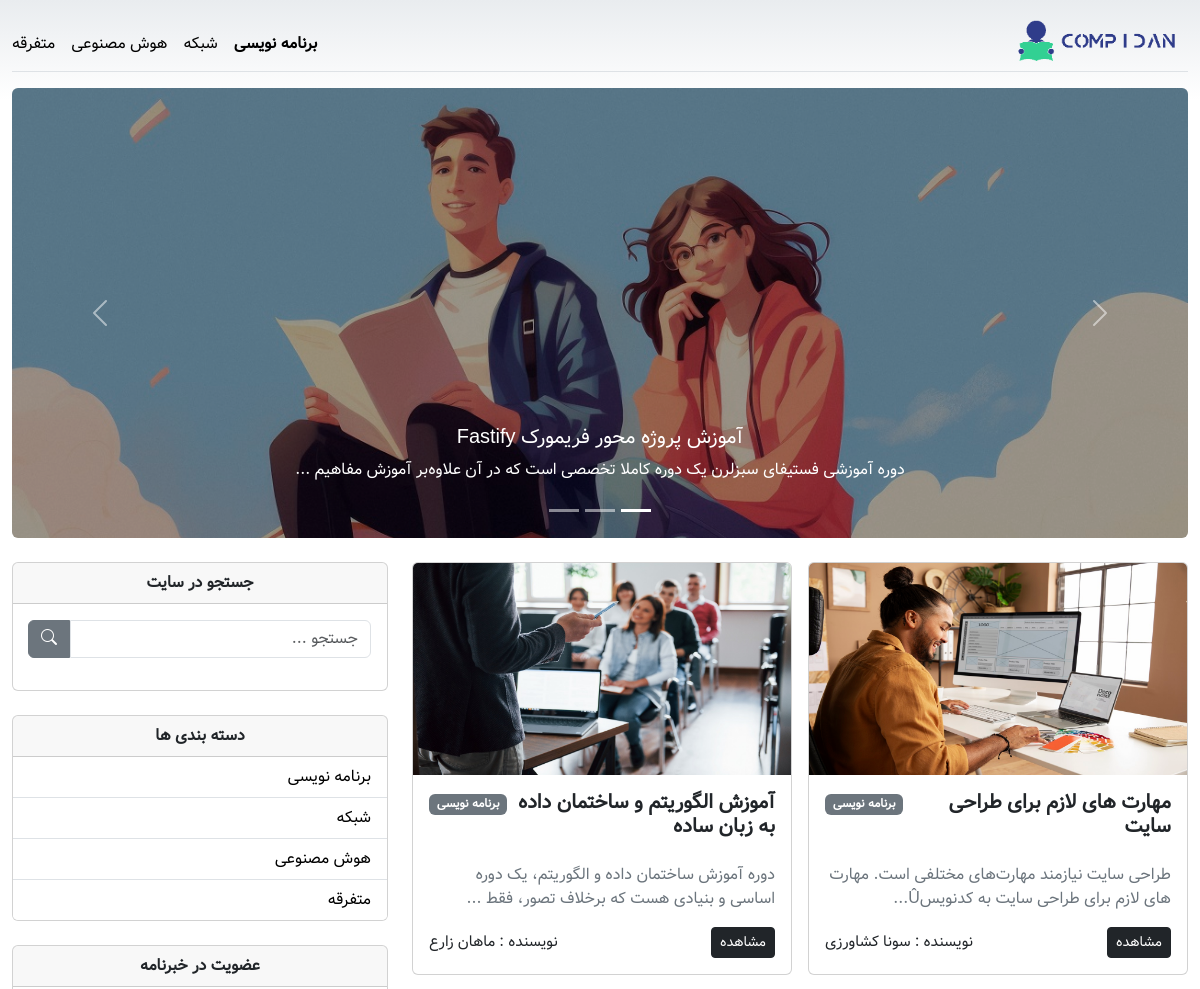
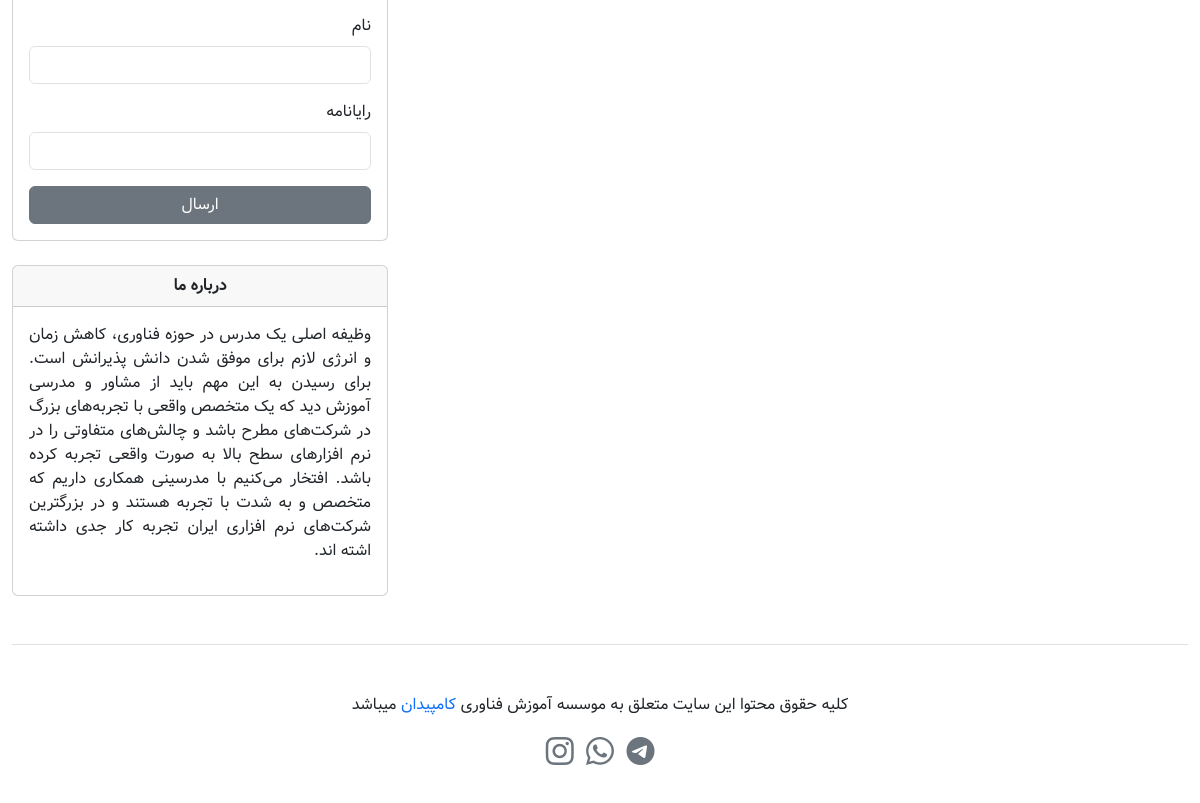
Screenshot of /phpsite/index.php?id=1 with the database file from the repository (2 pictures, top to bottom).
### tables this page shows
CREATE TABLE `categories` (
  `id` int(11) NOT NULL,
  `title` varchar(255) NOT NULL
);

CREATE TABLE `posts` (
  `id` int(11) NOT NULL,
  `title` varchar(255) NOT NULL,
  `body` text NOT NULL,
  `category_id` int(11) NOT NULL,
  `author` varchar(255) NOT NULL,
  `image` varchar(255) NOT NULL
);

### phpsite/index.php (the view)
<?php
include "include/db.php";
include "include/layout/header.php";
if (isset($_GET['id'])) {
  $postha = $connection->query("SELECT * FROM posts WHERE category_id={$_GET['id']} ORDER BY id DESC LIMIT 4");
} else {
  $postha = $connection->query("SELECT * FROM posts ORDER BY id DESC LIMIT 4");
}
?>
<main>
  <?php include "include/layout/slider.php"; ?>
  <section class="mt-4">
    <div class="row">
      <div class="col-lg-8">
        <div class="row g-3">
          <?php foreach ($postha as $post):
            $category = $connection->query("SELECT * FROM categories WHERE id={$post['category_id']}")->fetch();
          ?>
            <div class="col-sm-6">
              <div class="card">
                <img src="./assets/images/<?= $post['image'] ?>" class="card-img-top" alt="post-image" />
                <div class="card-body">
                  <div class="d-flex justify-content-between">
                    <h5 class="card-title fw-bold"><?= $post['title'] ?></h5>
                    <div>
                      <span class="badge text-bg-secondary"><?= $category['title'] ?></span>
                    </div>
                  </div>
                  <p class="card-text text-secondary pt-3">
                    <?= substr($post['body'], 0, 150) . "..."  ?>
                  </p>
                  <div class="d-flex justify-content-between align-items-center">
                    <a href="single.html" class="btn btn-sm btn-dark">مشاهده</a>
                    <p class="fs-7 mb-0">نویسنده : <?= $post['author'] ?></p>
                  </div>
                </div>
              </div>
            </div>
          <?php endforeach ?>
        </div>
      </div>
      <?php include "include/layout/sidebar.php" ?>
    </div>
  </section>
</main>
<?php include "include/layout/footer.php" ?>

### phpsite/include/layout/header.php (shortened to what this page needs)
<?php
$categories = $connection->query("SELECT * FROM categories");
?>
<!DOCTYPE html>
<html dir="rtl" lang="fa">
<head>
  <link rel="stylesheet" href="https://cdn.jsdelivr.net/npm/bootstrap-icons@1.10.5/font/bootstrap-icons.css" />
  <link
    href="https://cdn.jsdelivr.net/npm/bootstrap@5.3.1/dist/css/bootstrap.min.css"
    rel="stylesheet"
 />
  <link rel="stylesheet" href="./assets/css/style.css" />
</head>
<body>
  <div class="container py-3">
    <header class="d-flex flex-column flex-md-row align-items-center border-bottom mb-3">
      <a class="navbar-brand" href="index.php">
        <img src="assets/images/logo.png" style="width: 180px" />
      </a>
      <nav class="d-inline-flex mt-2 mt-md-0 me-md-auto">
        <?php foreach ($categories as $category): ?>
          <a class="me-3 py-2 link-body-emphasis text-decoration-none <?= (!empty($_GET['id']) && $category['id'] == $_GET['id']) ? 'fw-bold' : '' ?>" href="index.php?id=<?= $category['id'] ?>">
            <?= $category['title'] ?>
          </a>
        <?php endforeach ?>
      </nav>
    </header>

### phpsite/include/layout/slider.php (shortened to what this page needs)
<?php
$sliders = $connection->query("SELECT * FROM posts_slider");
?>
<section>
  <div id="carousel" class="carousel slide">
    <div class="carousel-indicators">
      <button type="button" data-bs-target="#carousel" data-bs-slide-to="0" class="active"></button>
      <button type="button" data-bs-target="#carousel" data-bs-slide-to="1"></button>
      <button type="button" data-bs-target="#carousel" data-bs-slide-to="2"></button>
    </div>
    <div class="carousel-inner rounded">
      <?php foreach ($sliders as $slider):
        $postId = $slider['post_id'];
        $posts = $connection->query("SELECT * FROM posts WHERE id= $postId");
        foreach ($posts as $post):
      ?>
          <div class="carousel-item overlay carousel-height <?= $slider['active'] ? 'active' : '' ?>">
            <img src="./assets/images/<?= $post['image'] ?>" class="d-block w-100" alt="post-image" />
            <div class="carousel-caption d-none d-md-block">
              <h5><?= $post['title'] ?></h5>
              <p><?= substr($post['body'], 0, 150) . "..."  ?></p>
            </div>
          </div>
        <?php endforeach ?>
      <?php endforeach ?>
    </div>
    <button class="carousel-control-prev" type="button" data-bs-target="#carousel" data-bs-slide="prev">
      <span class="carousel-control-prev-icon"></span>
    </button>
    <button class="carousel-control-next" type="button" data-bs-target="#carousel" data-bs-slide="next">
      <span class="carousel-control-next-icon"></span>
    </button>
  </div>
</section>

### phpsite/include/layout/sidebar.php
<?php
$categories = $connection->query("SELECT * FROM categories");
?>
<div class="col-lg-4">
    <div class="card">
        <p class="fw-bold fs-6 card-header text-center">جستجو در سایت</p>
        <div class="card-body">
            <form action="search.html">
                <div class="input-group mb-3">
                    <input type="text" class="form-control" placeholder="جستجو ..." />
                    <button class="btn btn-secondary" type="submit">
                        <i class="bi bi-search"></i>
                    </button>
                </div>
            </form>
        </div>
    </div>
    <div class="card mt-4">
        <div class="fw-bold fs-6 card-header text-center">دسته بندی ها</div>
        <ul class="list-group list-group-flush p-0">
            <?php foreach ($categories as $category): ?>
                <li class="list-group-item">
                    <a class="link-body-emphasis text-decoration-none" href="index.php?id=<?= $category['id'] ?>"> <?= $category['title'] ?></a>
                </li>
            <?php endforeach ?>
        </ul>
    </div>
    <div class="card mt-4">
        <p class="fw-bold fs-6 card-header text-center">عضویت در خبرنامه</p>
        <div class="card-body">
            <form>
                <div class="mb-3">
                    <label class="form-label">نام</label>
                    <input type="text" class="form-control" />
                </div>
                <div class="mb-3">
                    <label class="form-label">رایانامه</label>
                    <input type="email" class="form-control" />
                </div>
                <div class="d-grid gap-2">
                    <button type="submit" class="btn btn-secondary">ارسال</button>
                </div>
            </form>
        </div>
    </div>
    <div class="card mt-4">
        <p class="fw-bold fs-6 card-header text-center">درباره ما</p>
        <div class="card-body">
            <p class="text-justify">
                وظیفه اصلی یک مدرس در حوزه فناوری، کاهش زمان و انرژی لازم برای موفق شدن دانش پذیرانش است. برای رسیدن به این مهم باید از مشاور و مدرسی آموزش دید که یک متخصص
                واقعی با تجربه‌های بزرگ در شرکت‌های مطرح باشد و چالش‌های متفاوتی را در نرم افزارهای سطح بالا به صورت واقعی تجربه کرده باشد. افتخار می‌کنیم با مدرسینی همکاری
                داریم که متخصص و به شدت با تجربه هستند و در بزرگترین شرکت‌های نرم افزاری ایران تجربه کار جدی داشته اشته اند.
            </p>
        </div>
    </div>
</div>

### phpsite/assets/css/style.css (style rules this page uses)
body { background-image: linear-gradient(180deg, #e9ecef, #fff 100px, #fff); background-repeat: no-repeat; font-family: "Vazir", sans-serif; }
.container { max-width: 1200px; }
.text-justify { text-align: justify; }
.overlay:after { content: ""; display: block; position: absolute; top: 0; bottom: 0; left: 0; right: 0; background: black; opacity: 0.4; z-index: 1; }
.carousel-caption { z-index: 2; }
.input-group > :not(:first-child):not(.dropdown-menu):not(.valid-tooltip):not( .valid-feedback ):not(.invalid-tooltip):not(.invalid-feedback) { border-top-right-radius: 0; border-bottom-right-radius: 0; border-top-left-radius: 0.375rem; border-bottom-left-radius: 0.375rem; }
.input-group:not(.has-validation) > :not(:last-child):not(.dropdown-toggle):not(.dropdown-menu):not( .form-floating ) { border-top-left-radius: 0; border-bottom-left-radius: 0; border-top-right-radius: 0.375rem; border-bottom-right-radius: 0.375rem; }
.fs-7 { font-size: 0.95rem; }
@media screen and (min-width: 800px) { .carousel-height { height: 450px; } }

### rows the page displays
categories: title "برنامه نویسی"
categories: title "شبکه"
categories: title "هوش مصنوعی"
categories: title "متفرقه"
posts: image (picture), title "آموزش پروژه محور فریمورک Fastify", body "دوره آموزشی فستیفای سبزلرن یک دوره کاملا تخصصی است که در آن علاوه‌بر آموزش مفاهیم"
posts: image (picture), title "مهارت های لازم برای طراحی سایت", category.title "برنامه نویسی", body "طراحی سایت نیازمند مهارت‌های مختلفی است. مهارت های لازم برای طراحی سایت به کدنویسÛ", author "سونا کشاورزی"
posts: image (picture), title "آموزش الگوریتم و ساختمان داده به زبان ساده", category.title "برنامه نویسی", body "دوره آموزش ساختمان داده و الگوریتم، یک دوره اساسی و بنیادی هست که برخلاف تصور، فقط", author "ماهان زارع"
